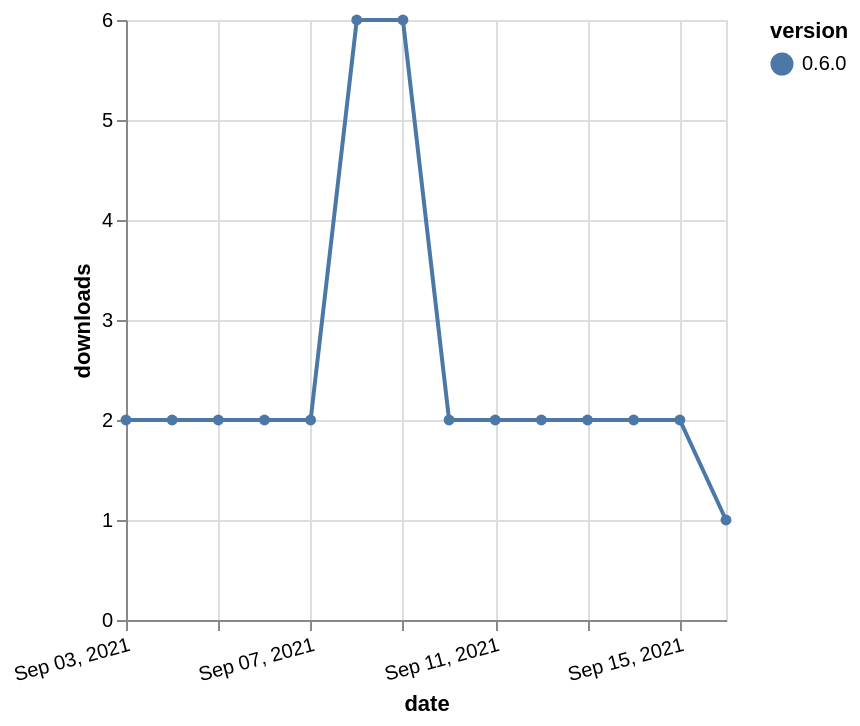

Here is the Vega-Lite specification saved for this chart:
### Vega-Lite specification from a JSON file in a GitHub repository (floating-point values rounded to 4 significant figures)
{"$schema": "https://vega.github.io/schema/vega-lite/v5.json", "description": "A simple bar chart with embedded data.", "data": {"values": [{"date": "2021-09-03", "total": 2924, "delta": 2, "version": "0.6.0"}, {"date": "2021-09-04", "total": 2926, "delta": 2, "version": "0.6.0"}, {"date": "2021-09-05", "total": 2928, "delta": 2, "version": "0.6.0"}, {"date": "2021-09-06", "total": 2930, "delta": 2, "version": "0.6.0"}, {"date": "2021-09-07", "total": 2932, "delta": 2, "version": "0.6.0"}, {"date": "2021-09-08", "total": 2938, "delta": 6, "version": "0.6.0"}, {"date": "2021-09-09", "total": 2944, "delta": 6, "version": "0.6.0"}, {"date": "2021-09-10", "total": 2946, "delta": 2, "version": "0.6.0"}, {"date": "2021-09-11", "total": 2948, "delta": 2, "version": "0.6.0"}, {"date": "2021-09-12", "total": 2950, "delta": 2, "version": "0.6.0"}, {"date": "2021-09-13", "total": 2952, "delta": 2, "version": "0.6.0"}, {"date": "2021-09-14", "total": 2954, "delta": 2, "version": "0.6.0"}, {"date": "2021-09-15", "total": 2956, "delta": 2, "version": "0.6.0"}, {"date": "2021-09-16", "total": 2957, "delta": 1, "version": "0.6.0"}]}, "width": "container", "mark": {"type": "line", "point": {"filled": true}}, "encoding": {"x": {"field": "date", "type": "temporal", "timeUnit": "yearmonthdate", "title": "date", "axis": {"labelAngle": -15}}, "y": {"field": "delta", "type": "quantitative", "title": "downloads"}, "color": {"field": "version", "type": "nominal"}, "tooltip": {"field": "delta"}}}
